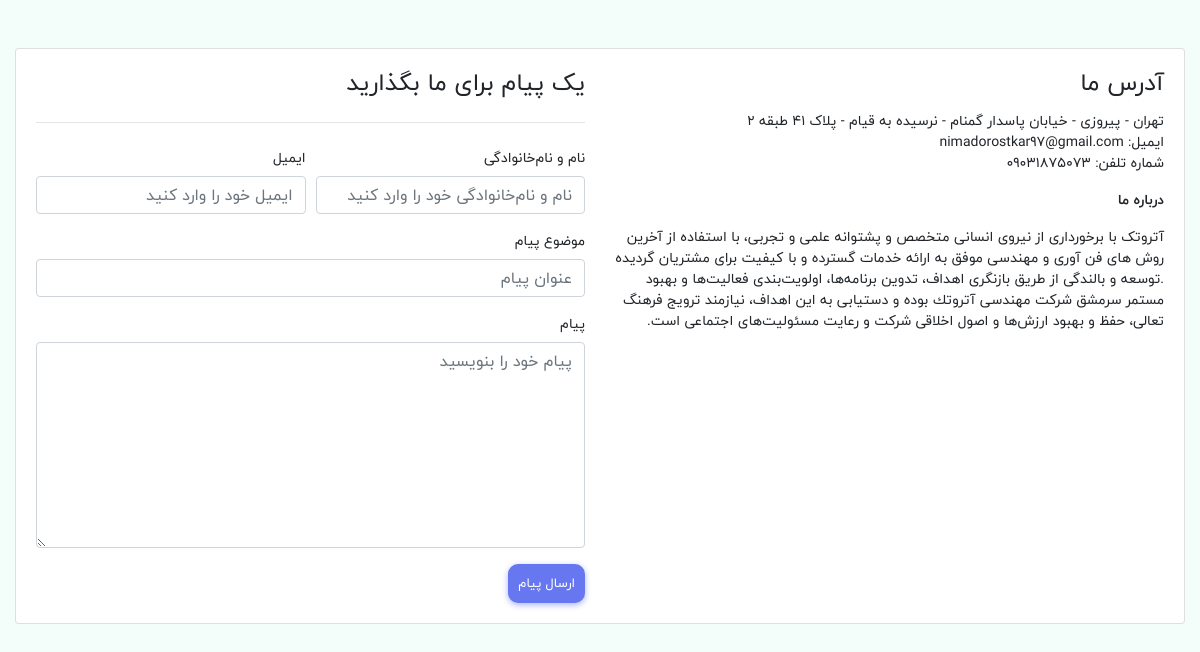
The app's page /contact_us with its own data.
### eshop_setting/models.py (models this page shows, shortened)
class SiteSetting(models.Model):
    STATUS = (
        ('True', 'True'),
        ('False', 'False'),
    )
    title = models.CharField(max_length=150, verbose_name='عنوان')
    keywords = models.CharField(max_length=255, verbose_name='کلمه کلیدی')
    description = models.CharField(max_length=255, verbose_name='توضیحات')
    company = models.CharField(max_length=50, verbose_name='نام شرکت')
    address = models.CharField(blank=True, max_length=100, verbose_name='آدرس')
    phone = models.CharField(blank=True, max_length=15, verbose_name='تلفن')
    mobile = models.CharField(blank=True, max_length=50, verbose_name='موبایل')
    fax = models.CharField(blank=True, max_length=15, verbose_name='فکس')
    email = models.CharField(blank=True, max_length=50, verbose_name='ایمیل')
    smtpserver = models.CharField(blank=True, max_length=50)
    smtpemail = models.CharField(blank=True, max_length=50)
    smtppassword = models.CharField(blank=True, max_length=10)
    smtpport = models.CharField(blank=True, max_length=5)
    logo = models.ImageField(blank=True, upload_to=upload_image_path, verbose_name='لوگو')
    facebook = models.CharField(blank=True, max_length=50, verbose_name='فیسبوک')
    instagram = models.CharField(blank=True, max_length=50, verbose_name='اینستاگرام')
    twitter = models.CharField(blank=True, max_length=50, verbose_name='توئیتر')
    youtube = models.CharField(blank=True, max_length=50, verbose_name='یوتوب')
    copy_right = models.CharField(max_length=50, verbose_name='کپی رایت')
    aboutus = RichTextUploadingField(blank=True, verbose_name='درباره ما')
    contact = RichTextUploadingField(blank=True, verbose_name='تماس با ما')
    references = RichTextUploadingField(blank=True, verbose_name='رفرنس')
    status = models.CharField(max_length=10, choices=STATUS, verbose_name='وضعیت')
    create_at = models.DateTimeField(auto_now_add=True, verbose_name='زمان ایجاد')
    update_at = models.DateTimeField(auto_now=True, verbose_name='آخرین آپدیت')
    class Meta:
        verbose_name = 'تنظیمات سایت'
        verbose_name_plural = 'تنظیمات سایت'

### eshop_contact/views.py (the view, shortened to what this page needs)
# urls.py: path('contact_us', contact_page, name='contact'),
def contact_page(request):
    contact_form = ContactUSForm(request.POST or None)
    site_info = SiteSetting.objects.filter(status=True).first()
    context = {
        'contact_form': contact_form,
        'site_info': site_info,
    }
    return render(request, 'contact_us/contact_us.html', context)

### eshop_contact/forms.py
class ContactUSForm(forms.Form):
    name = forms.CharField(
        widget=forms.TextInput(attrs={'placeholder': 'نام و نام‌خانوادگی خود را وارد کنید', 'class': 'form-control'}),
        label='نام و نام‌خانوادگی',
        validators=[
            validators.MaxLengthValidator(20, 'نام کاربری نباید بیشتر از 20 کارکتر باشد'),
            validators.MinLengthValidator(4, 'نام کاربری نباید کمتر از 4 کارکتر باشد')
        ]
    )
    email = forms.EmailField(
        widget=forms.EmailInput(attrs={'placeholder': 'ایمیل خود را وارد کنید', 'class': 'form-control'}),
        label='ایمیل'
    )
    subject = forms.CharField(
        widget=forms.TextInput(attrs={'placeholder': 'عنوان پیام', 'class': 'form-control'}),
        label='موضوع پیام',
        validators=[
            validators.MaxLengthValidator(20, 'عنوان نباید بیشتر از 100 کارکتر باشد'),
            validators.MinLengthValidator(4, 'عنوان نباید کمتر از 4 کارکتر باشد')
        ]
    )
    message = forms.CharField(
        widget=forms.Textarea(
            attrs={'rows': 8, 'placeholder': 'پیام خود را بنویسید', 'class': 'form-control '}),
        label='پیام'
    )

### eshop_contact/templates/contact_us/contact_us.html (shortened to what this page needs)
{% extends 'shared/_MainLayout.html' %}
{% load static %}
{% block content %}
    <main class="main-content dt-sl mt-4 mb-3">
        <div class="container main-container">
            <div class="card mb-2 mt-4">
                <div class="card-body contact-us">
                    <div class="contact-us__container">
                        <div class="row">
                            <div class="col-12 col-lg-6 pb-4 pb-lg-0">
                                <h4 class="contact-us__header card-title">آدرس ما</h4>
                                <div class="contact-us__address">
                                    <p>{{ site_info.address }}
                                        <br>ایمیل:
                                        {{ site_info.email }}
                                        <br>شماره تلفن:
                                        {{ site_info.phone }}</p>
                                    <p><strong>درباره ما</strong>
                                        <br>
                                        {{ site_info.aboutus|safe }}
                                       </p>
                                </div>
                            </div>
                            <div class="col-12 col-lg-6">
                                <h4 class="contact-us__header card-title pb-2">یک پیام برای ما بگذارید</h4>
                                <hr class="pb-2">
                                <form method="post">
                                    <div class="form-row">
                                        <div class="form-group col-md-6">
                                            <label for="form-message">{{ contact_form.name.label }}</label>
                                            {{ contact_form.name }}
                                        </div>
                                        <div class="form-group col-md-6">
                                            <label for="form-message">{{ contact_form.email.label }}</label>
                                            {{ contact_form.email }}
                                        </div>
                                    </div>
                                    <div class="form-group">
                                        <label for="form-message">{{ contact_form.subject.label }}</label>
                                        {{ contact_form.subject }}
                                    </div>
                                    <div class="form-group">
                                        <label for="form-message">{{ contact_form.message.label }}</label>
                                        {{ contact_form.message }}
                                    </div>
                                    <button type="submit" class="btn btn-primary">ارسال پیام</button>
                                </form>
                            </div>
                        </div>
                    </div>
                </div>
            </div>
        </div>
    </main>
{% endblock %}

### records on screen
SiteSetting: address "تهران - پیروزی - خیابان پاسدار گمنام - نرسیده به قیام - پلاک ۴۱ طبقه ۲", email "nimadorostkar97@gmail.com", phone "09031875073", aboutus "آتروتک با برخوردارى از نيروى انسانى متخصص و پشتوانه علمى و تجربى، با استفاده از آخرين روش هاى فن آورى و مهندسى موفق به ارائه خدمات گسترده و با كيفيت براى مشتريان گرديده .توسعه و بالندگی از طریق بازنگری اهداف، تدوین برنامه‌ها، اولویت‌بندی فعالیت‌ها و بهبود مستمر سرمشق شرکت مهندسى آتروتك بوده و دستیابی به این اهداف، نیازمند ترویج فرهنگ تعالی، حفظ و بهبود ارزش‌ها و اصول اخلاقی شركت و رعایت مسئولیت‌های اجتماعی است."

### other values on screen
{{ contact_form.name.label }} "نام و نام‌خانوادگی"
{{ contact_form.email.label }} "ایمیل"
{{ contact_form.subject.label }} "موضوع پیام"
{{ contact_form.message.label }} "پیام"
